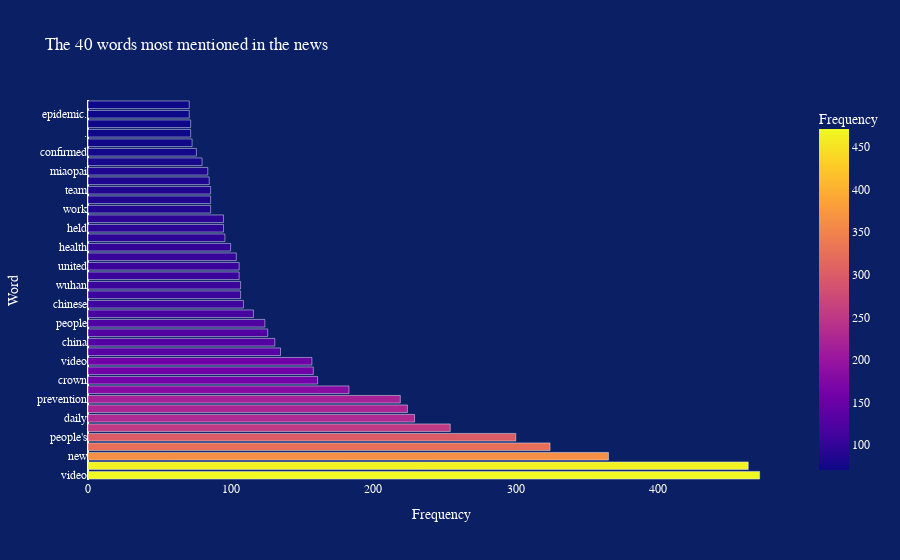

The notebook cell saved with this chart:
### Code cell
import plotly.express as px
import plotly.graph_objects as go

fig = px.bar(mostFrequentWords,
             x='Frequency',
             y='Word',
             title='The 40 words most mentioned in the news',
             color='Frequency',
             barmode='stack')

fig.update_layout(
   paper_bgcolor='#0b1f65',
   plot_bgcolor='#0b1f65',
    font_family="Arial",
    font_color="white",
    title_font_family="Arial",
    title_font_color="white",
    legend_title_font_color="white",
    xaxis = { 
    'showgrid': False, 
    'zeroline': True, 
    'visible': True,
    
    },
    yaxis = { 
    'showgrid': False, 
    'zeroline': True, 
    'visible': True,
    
    }
    
)




# plot
fig.show()

### Figure 1 — Plotly figure (JSON) as saved in the notebook; plotly's stock layout.template omitted (floating-point values rounded to 4 significant figures)
{"data": [{"alignmentgroup": "True", "hovertemplate": "Frequency=%{marker.color}<br>Word=%{y}<extra></extra>", "legendgroup": "", "marker": {"color": [471, 463, 365, 324, 300, 254, 229, 224, 219, 183, 161, 158, 157, 135, 131, 126, 124, 116, 109, 107, 107, 106, 106, 104, 100, 96, 95, 95, 86, 86, 86, 85, 84, 80, 76, 73, 72, 72, 71, 71], "coloraxis": "coloraxis", "pattern": {"shape": ""}}, "name": "", "offsetgroup": "", "orientation": "h", "showlegend": false, "textposition": "auto", "type": "bar", "x": [471, 463, 365, 324, 300, 254, 229, 224, 219, 183, 161, 158, 157, 135, 131, 126, 124, 116, 109, 107, 107, 106, 106, 104, 100, 96, 95, 95, 86, 86, 86, 85, 84, 80, 76, 73, 72, 72, 71, 71], "xaxis": "x", "y": ["video", "weibo", "new", "epidemic", "people's", "medical", "daily", "control", "prevention", "pneumonia", "crown", "said", "video", "press", "china", "hospital", "people", "hubei", "chinese", "also", "wuhan", "daily's", "united", "conference", "health", "beijing", "held", "cases", "work", "fight", "team", "coronavirus", "miaopai", "@人民日报", "confirmed", "situation", ".", "coronary", "epidemic.", "live"], "yaxis": "y"}], "layout": {"barmode": "stack", "coloraxis": {"colorbar": {"title": {"text": "Frequency"}}, "colorscale": [[0, "#0d0887"], [0.1111, "#46039f"], [0.2222, "#7201a8"], [0.3333, "#9c179e"], [0.4444, "#bd3786"], [0.5556, "#d8576b"], [0.6667, "#ed7953"], [0.7778, "#fb9f3a"], [0.8889, "#fdca26"], [1, "#f0f921"]]}, "font": {"color": "white", "family": "Arial"}, "legend": {"title": {"font": {"color": "white"}}, "tracegroupgap": 0}, "paper_bgcolor": "#0b1f65", "plot_bgcolor": "#0b1f65", "title": {"font": {"color": "white", "family": "Arial"}, "text": "The 40 words most mentioned in the news"}, "xaxis": {"anchor": "y", "domain": [0, 1], "showgrid": false, "title": {"text": "Frequency"}, "visible": true, "zeroline": true}, "yaxis": {"anchor": "x", "domain": [0, 1], "showgrid": false, "title": {"text": "Word"}, "visible": true, "zeroline": true}}}
